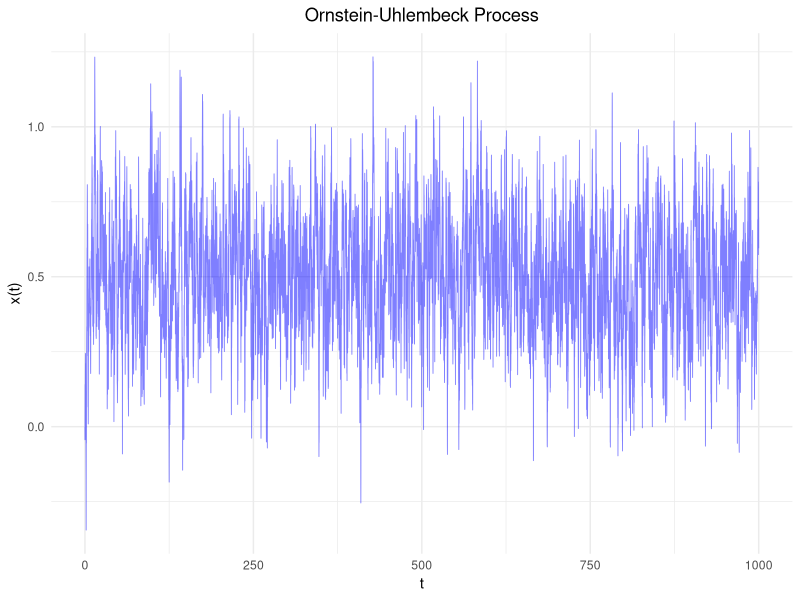

Recreate this plot in R.
setwd("C:\\...\\financial_market_analysis")
getwd()

# Wiener process simulation

library(ggplot2)

theme_set(theme_minimal())

#################### Ornstein-Uhlenbeck process simulation ####################
# time step
dt <- .1
# Theta
th <- 1.2
# mean
mu <- .5
# variance around the mean
sigma <- .3
# num. iterations
N_iter <- 10000
vect_x <- rep(0, N_iter)
for (t in 1:N_iter) {
  vect_x[t+1] <- vect_x[t] + th * (mu-vect_x[t]) * dt + sigma * rnorm(n = 1,mean = 0, sd = sqrt(dt))
}

# building data frame to plot data
dfOU <- data.frame(time = seq(from = 0, by = dt, len = N_iter+1), values = vect_x)

#plot data
ggplot(data = dfOU, mapping = aes(x = time, y = values)) +
  geom_line(linetype = 'solid', linewidth = .3, color = 'blue', alpha = .5) +
  xlab("t") +
  ylab("x(t)") +
  theme(plot.title = element_text(hjust = 0.5), panel.border = element_blank()) +
  ggtitle("Ornstein-Uhlembeck Process")
